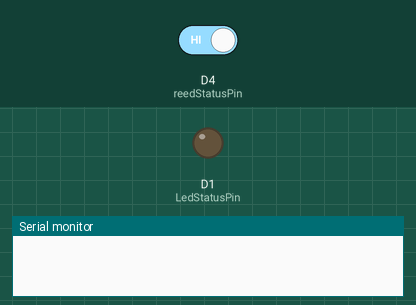
This sketch was run on a simulated ESP8266 (NodeMCU). On the bench: output pins drawn as LEDs (lit = HIGH), the last lines printed to the serial monitor. Inputs (shaded band) come from the test bench; at power-on: D4 (reedStatusPin) HIGH.

Above: at 2.2 s.
2.3 s: D4 (reedStatusPin) driven LOW
At 3.1 s:
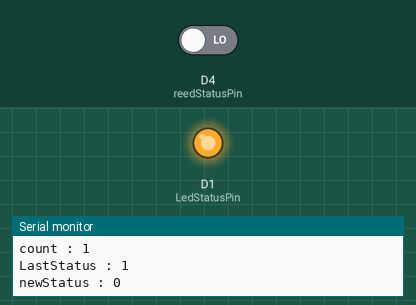
3.8 s: D4 (reedStatusPin) driven HIGH
At 4.3 s:
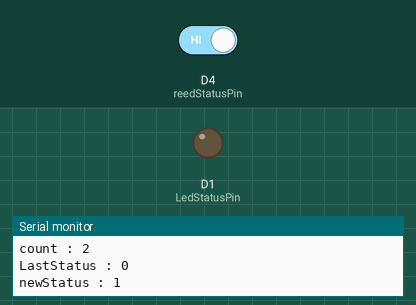
Timing chart, 0 to 6.8 s (numbered marks = the images above; inputs shaded):
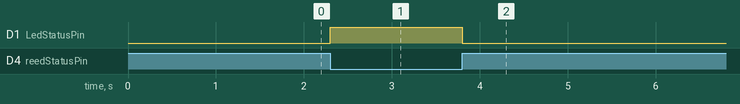

The sketch:

Reed_Switch.ino
```cpp
/* @Date    : 24-Sep-2019
 * @Author  : Vivek Yadav
   @Brief   : Reed Switch
   @Version : v.01(NodeMcu 12E)

   @Working : A Reed Switch Module is a magnetic sensor that is
               normally open and get closed when exposed to a magnetic
               field.In our example turn ON/OFF the LED on D1 if the
               megnet is near the Sensor turn On the Light otherwise turn OFF.
              i.e Fridge Light
              Analog and Digital Output features are also available in the market.
              we are working only Digital Output.Sensitivity can we change with
              the help of potentioal meter available on the reed Switch.
*/

#define LedStatusPin D1
#define reedStatusPin D4

int LastStatus;
int count = 0;

void setup() {
  Serial.begin(9600);

  pinMode(LedStatusPin, OUTPUT);
  pinMode(reedStatusPin, INPUT);
  LastStatus = digitalRead(reedStatusPin);

  delay(1000);
}

void loop()
{
  int newStatus = digitalRead(reedStatusPin);

  if(LastStatus != newStatus)
    {
      count += 1;
      Serial.print("count : ");
      Serial.println(count);
      Serial.println("LastStatus : " + String(LastStatus));
      Serial.println("newStatus : " + String(newStatus));
       bool Status = LastStatus;
      switch(Status)
      {
            case 0: digitalWrite(LedStatusPin,LOW); break;
            case 1: digitalWrite(LedStatusPin,HIGH); break;
      }
    }

  LastStatus = newStatus;
}//End- loop()
```

Measured:
- after the input at 2.3 s, D1 (LedStatusPin): LOW → HIGH at once
- after the input at 3.8 s, D1 (LedStatusPin): HIGH → LOW at once
